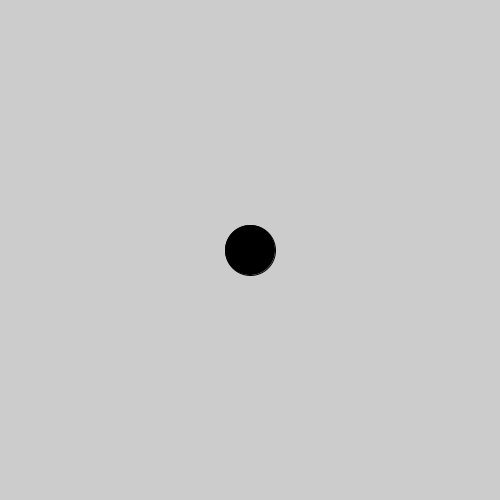
Frame 1 (no input)
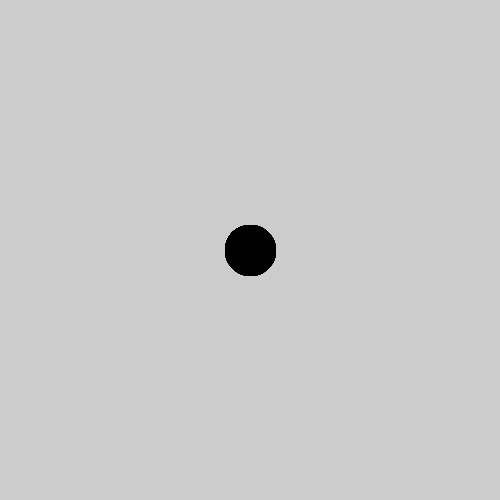
Frame 60 (the mouse pressed at the canvas centre just before this capture)
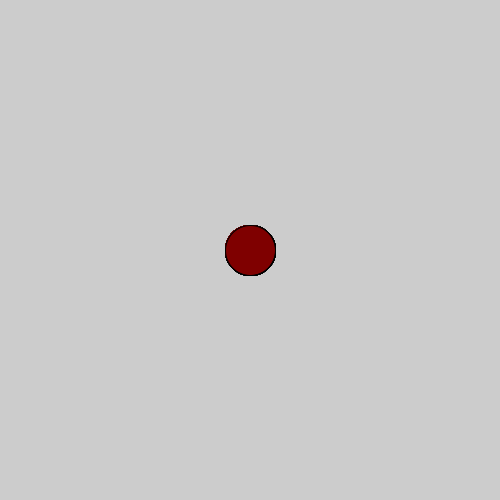
Frame 120 (the mouse held since frame 60 and released just before this capture)

The Processing sketch that drew these frames (run headless with seeded random() and noise(); from frame 60 on, the mouse is pressed at the canvas centre):

// Processing sketch: mouse_coordinates_map
// ── mouse_coordinates_map.pde
void setup() {
  size(500, 500);
}

void draw() {
  //map parameters are: input value, minimum value, maximum value, target minimum, target maximum
  float redness = map(mouseX, 0, width, 0, 255);
  fill(redness, 0, 0);
  ellipse(width/2, height/2, 50, 50);
}
